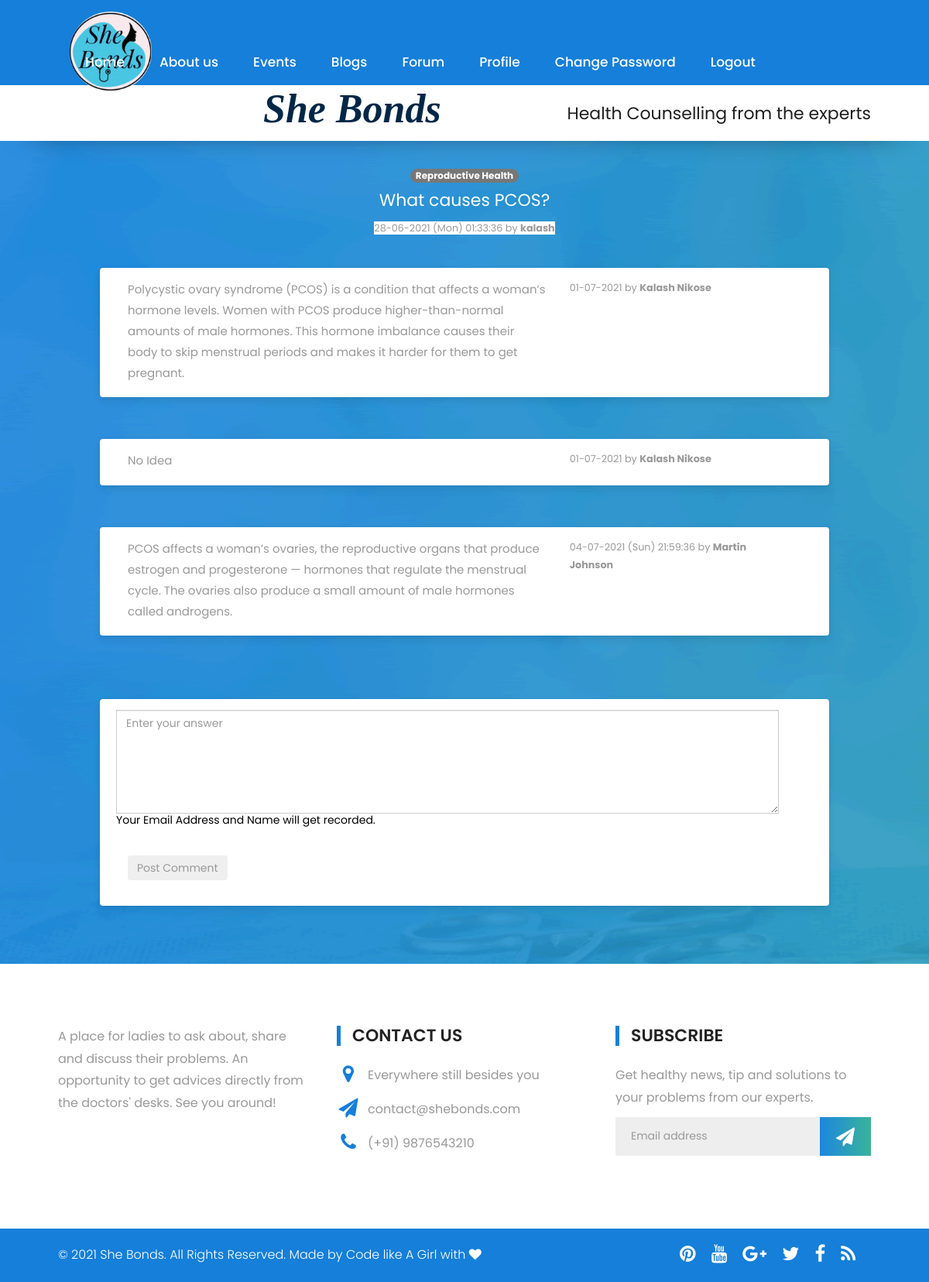
Page /post.php?id=1 (signed in) on the committed database.
### tables this page shows
CREATE TABLE `forum` (
  `id` int(11) NOT NULL,
  `question` varchar(1000) NOT NULL,
  `description` varchar(1000) NOT NULL,
  `author` varchar(1000) NOT NULL,
  `email` varchar(1000) NOT NULL,
  `topic` varchar(1000) NOT NULL,
  `time` varchar(1000) NOT NULL
);

CREATE TABLE `comments` (
  `serid` int(11) NOT NULL,
  `post_id` int(11) NOT NULL,
  `author` int(11) NOT NULL,
  `comment` varchar(2000) NOT NULL,
  `time` varchar(1000) NOT NULL
);

CREATE TABLE `user_details` (
  `UserNo` int(10) NOT NULL,
  `UserID` varchar(10) NOT NULL,
  `UserFullName` varchar(80) NOT NULL,
  `UserPassword` varchar(12) NOT NULL,
  `UserType` varchar(11) NOT NULL,
  `UserEmail` varchar(50) NOT NULL,
  `UserImage` longblob NOT NULL,
  `UserImageName` varchar(50) NOT NULL,
  `userphone` varchar(10) DEFAULT NULL,
  `userdob` date DEFAULT NULL,
  `userage` int(2) DEFAULT NULL,
  `Speciality` varchar(100) NOT NULL
);

### post.php (the view, shortened to what this page needs)
<?php
  include 'session.php';
?>
<!DOCTYPE html>
<html lang="en">
   <link rel="stylesheet" href="css/bootstrap.min.css">
   <link rel="stylesheet" href="style.css">
   <link rel="stylesheet" href="css/colors.css">
   <link rel="stylesheet" href="css/versions.css">
   <link rel="stylesheet" href="css/responsive.css">
   <link rel="stylesheet" href="css/custom.css">
   </head>
   <body class="clinic_version">
      <div id="service" class="services wow fadeIn">
         <div class="container">
           <div class="heading">
               <h2>Post Your Question Here </h2>
            </div>
            <div class="row">
                  <div class="container">
     <?php
         $con = mysqli_connect("localhost","root","");
        mysqli_select_db($con,"forum");
        $q = $_GET['id'];
        $insert_query = "select * from forum where id=$q";
        $res=mysqli_query($con, $insert_query);
           $arr=mysqli_fetch_array($res);
        $qq=$arr['question'];
        $dd=$arr['description'];
        $aa=$arr['author'];
        $cc=$arr['topic'];
        $tt=$arr['time'];
            ?>
            <div class="conti">
            <h3><span class="badge badge-light" style="color: white;"><?php echo $cc; ?></span></h3>
            <div class="list-group">
                <div class="d-flex w-100 justify-content-between">
                    <h2 class="display-4" style="color: white;"> <?php echo $qq ?></h2>
                        <small style="background-color: white;"><?php echo $tt ; ?> by <b><?php echo $aa; ?></b></small>
                </div>
                <h5><p style="color: white;" class="mb-1"><?php echo $dd ; ?></p></h5>
            </div>
            </div>
            <?php
    $insert_query1 = "select * from comments where post_id=$q";
        $res1=mysqli_query($con, $insert_query1);
        if(mysqli_num_rows($res1)>0){
           while($row1=mysqli_fetch_assoc($res1)){
             $selectFuser="select * from user_details where UserNo=$row1[author]";
              $resUser=mysqli_query($con, $selectFuser);
              $rowUser=mysqli_fetch_assoc($resUser);
            echo "<div class=\"card bg-light border-secondary\">
            <div class=\"card-body\">
            <div class=\"row no-gutters\">
            <div class=\"col-12 col-sm-6 col-md-8\">$row1[comment]</div>
            <div class=\"col-6 col-md-4\"><small>$row1[time] by <b>$rowUser[UserFullName]</b></small></div>
            </div>
            </div>
            </div>
<br>
            <br>
            "
            ;
           }
           }
        else{
            echo "<div class=\"container\"><center>No Comments posted</center></div>";
        }
        ?>
            <br>
            <div class="card bg-light border-dark"><div class="card-body">
            <form action="#" method="post">
            <div class="row">
                <div class="input-group col-md-12">
                <textarea class="form-control" rows="6" id="comment"  name="comment" placeholder="Enter your answer" aria-label="Recipient's username" aria-describedby="basic-addon2"></textarea>
                </div>
                <h5 style="color: black;">Your Email Address and Name will get recorded.</h5>
            </div>
            <br>
                <div class="input-group " >
                <button position="center" class="btn btn-outline-dark" type="submit" name="submit">Post Comment</button>
                </div>
            </form>
            </div></div>
    </div>
              </div>
         </div>
      </div>
 <footer id="footer" class="footer-area wow fadeIn">
      <div class="container">
         <div class="row">
            <div class="col-md-4">
               <div class="logo padding">
                  <p>A place for ladies to ask about, share and discuss their problems. An opportunity to get advices
                     directly from the doctors' desks. See you around!</p>
               </div>
            </div>
            <div class="col-md-4">
               <div class="footer-info padding">
                  <h3>CONTACT US</h3>
                  <p><i class="fa fa-map-marker" aria-hidden="true"></i> Everywhere still besides you</p>
                  <p><i class="fa fa-paper-plane" aria-hidden="true"></i> contact@shebonds.com</p>
                  <p><i class="fa fa-phone" aria-hidden="true"></i> (+91) 9876543210</p>
               </div>
            </div>
            <div class="col-md-4">
               <div class="subcriber-info">
                  <h3>SUBSCRIBE</h3>
                  <p>Get healthy news, tip and solutions to your problems from our experts.</p>
                  <div class="subcriber-box">
                     <form id="mc-form" class="mc-form">
                        <div class="newsletter-form">
                           <input type="email" autocomplete="off" id="mc-email" placeholder="Email address"
                              class="form-control" name="EMAIL">
                           <button class="mc-submit" type="submit"><i class="fa fa-paper-plane"></i></button>
                        </div>
                     </form>
                  </div>
               </div>
            </div>
         </div>
      </div>
   </footer>
   <div class="copyright-area wow fadeIn">
      <div class="container">
         <div class="row">
            <div class="col-md-8">
               <div class="footer-text">
                  <p>© 2021 She Bonds. All Rights Reserved. Made by Code like A Girl with <i class="fa fa-heart"
                        aria-hidden="true"></i></p>
               </div>
            </div>
            <div class="col-md-4">
               <div class="social">
                  <ul class="social-links">
                     <li><a href=""><i class="fa fa-rss"></i></a></li>
                     <li><a href=""><i class="fa fa-facebook"></i></a></li>
                     <li><a href=""><i class="fa fa-twitter"></i></a></li>
                     <li><a href=""><i class="fa fa-google-plus"></i></a></li>
                     <li><a href=""><i class="fa fa-youtube"></i></a></li>
                     <li><a href=""><i class="fa fa-pinterest"></i></a></li>
                  </ul>
               </div>
            </div>
         </div>
      </div>
   </div>
</body>
</html>

### session.php (shortened to what this page needs)
<?php
if (isset($_SESSION['UserFullName'])!=null){
	$utype=$_SESSION['UserType'];
	if($utype=='Student'){ ?>
		<header>
			<div class="header-bottom wow fadeIn">
				<div class="container">
					<a class="navbar-brand" href=""><img src="images/logo.png" alt="image"></a>
					<nav class="main-menu">
					<div id="navbar" class="navbar-collapse collapse">
						<ul class="nav navbar-nav">
							<li><a  href="home.php">Home</a></li>
							<li><a data-scroll href="about_us.html">About us</a></li>
							<li><a data-scroll href="events.php">Events</a></li>
							<li><a data-scroll href="blog.php">Blogs</a></li>
							<li><a data-scroll href="forum.php">Forum</a></li>
							<li><a data-scroll href="my_profile.php">Profile</a></li>
							<li><a data-scroll href="change_password.php">Change Password</a></li>
							<li><a data-scroll href="logout.php">Logout</a></li>
						</ul>
					</div>
					</nav>
				</div>
			</div>
			<div class="container">
				<div class="header-heading">
					<h1 style="text-align:left;float:left;" id="shebonds">She Bonds</h1>
					<h2 style="text-align:right;float:right;" id="tagline">Health Counselling from the experts</h2>
				</div>
			</div>
		</header>
   <?php
	}
}
?>

### style.css (style rules this page uses)
body { color: #999; font-size: 15px; font-family: 'Source Sans Pro', sans-serif; line-height: 1.80857; }
a { color: #1f1f1f; text-decoration: none !important; outline: none !important; -webkit-transition: all .3s ease-in-out; -moz-transition: all .3s ease-in-out; -ms-transition: all .3s ease-in-out; -o-transition: all .3s ease-in-out; transition: all .3s ease-in-out; }
h1, h2, h3, h4, h5, h6 { letter-spacing: 0; font-weight: normal; position: relative; padding: 0 0 10px 0; font-weight: normal; line-height: 120% !important; color: #1f1f1f; margin: 0 }
h1 { font-size: 24px }
h2 { font-size: 22px }
h3 { font-size: 18px }
h5 { font-size: 14px }
a { color: #1f1f1f; text-decoration: none; outline: none; }
a, .btn { text-decoration: none !important; outline: none !important; -webkit-transition: all .3s ease-in-out; -moz-transition: all .3s ease-in-out; -ms-transition: all .3s ease-in-out; -o-transition: all .3s ease-in-out; transition: all .3s ease-in-out; }
.navbar-nav li { position: relative; }
.btn { border: 0 !important; }

### css/versions.css (style rules this page uses)
body.clinic_version { font-family: 'Roboto', sans-serif; }

### css/responsive.css (style rules this page uses)
@media (max-width: 1200px) { .container { width: 90%; } }

### css/custom.css (style rules this page uses)
* { font-family: 'Poppins', sans-serif; }
h1,h2,h3,h4,h5,h6 { font-family: 'Poppins', sans-serif; }
p { font-family: 'Poppins', sans-serif; font-size: 16px; font-weight: 300; }
.navbar-brand img { width: 106px; align-items: center; }
.header-bottom { float: left; width: 100%; background: #157fda; }
header { float: right; width: 100%; position: fixed; z-index: 5; background: #fff; box-shadow: 0 20px 40px -40px #000; top: 0; }
.header-bottom nav.main-menu { margin: 0; padding: 0; border: none; background: transparent; float: left; }
.header-bottom nav.main-menu ul.nav.navbar-nav > li a { color: #fff; font-size: 15px; padding: 20px 20px; text-transform: uppercase; letter-spacing: 0; font-weight: 700; }
.header-heading { float: left; width: 100%; display: inline; }
.header-heading h1 { margin: 0 0 0 265px; font-size: 52px; font-style: italic; font-weight: bold; font-family: Georgia, 'Times New Roman', Times, serif; color: #002747; }
.header-heading h2 { margin: 24px 0 0 0; }
.heading { text-align: center; float: left; width: 100%; margin: 0 0 50px 0; }
.heading h2 { font-size: 35px; text-transform: none; font-weight: 400; letter-spacing: -1px; color: #333; margin: 5px 0; padding: 0; position: relative; }
.heading h2::after { width: 50px; height: 4px; background: #39b49b; content: ""; display: block; margin: 10px auto 0; }
.services { width: 100%; background: linear-gradient(to right, #1d86df 0%, #39b49a 100%); padding: 75px 0; }
.services { width: 100%; background: url('../images/service-bg.png'); padding: 75px 0; background-size: cover; background-attachment: fixed; background-repeat: no-repeat; float:left; width:100%; }
.footer-info h3 { font-size: 16px; font-weight: 400; color: #fff; }
.footer-area { background: #fff; padding: 80px 0px; color: #fff; font-size: 14px; float: left; width: 100%; }
.footer-area p { color: #999; font-size: 16px; font-weight: 400; }
.footer-info { float: left; width: 100%; margin: 0; padding: 0; position: relative; }
.footer-info h3, .subcriber-info h3 { color: #222; font-size: 22px; font-weight: 600; border-left: solid #157fda 5px; padding: 0 0 0 15px; margin-bottom: 24px; }
.copyright-area { padding: 20px 0px; background: #157fda; color: #fff; float:left; width:100%; }
.footer-text p { margin: 0; }
.footer-text p { margin: 0; color: #fff; }
.social-links li a i { color: #fff; font-size: 24px; margin-right: 20px; }
.footer-info i { position: absolute; left: 0; font-size: 25px; width: 30px; text-align: center; color: #157fda; }
.footer-info p { padding-left: 40px; margin-bottom: 15px; }
.social-links { padding: 0; list-style: none; float: left; width: 100%; margin:0; }
.social-links { float:left; }
.social-links li { float: right; margin: 0; }
.footer-info p { padding-left: 40px; }
.newsletter-form input { height: 50px; width: 80%; padding: 5px 20px; background: #eee; float: left; border-radius: 0; border: none; box-shadow: none; }
.newsletter-form .mc-submit { height: 50px; width: 20%; font-weight: bold; color: #fff; background: linear-gradient(to right, #1d86df 0%, #39b49a 100%); border: none; font-size: 24px; position: relative; float: left; text-align: center; }
.header-bottom nav.main-menu ul.nav.navbar-nav > li a { color: #fff; font-size: 17px; padding: 20px 20px; text-transform: none; letter-spacing: 0; font-weight: 500; margin-right: 5px; }

### rows in the picture
forum: topic "Reproductive Health", question "What causes PCOS?", time "28-06-2021 (Mon) 01:33:36", author "kalash"
comments: comment "Polycystic ovary syndrome (PCOS) is a condition that affects a woman’s hormone levels. Women with PCOS produce higher-than-normal amounts of male hormones. This hormone imbalance causes their body to skip menstrual periods and makes it harder for them to get pregnant.", time "01-07-2021", user_details.UserFullName "Kalash Nikose"
comments: comment "No Idea", time "01-07-2021", user_details.UserFullName "Kalash Nikose"
comments: comment "PCOS affects a woman’s ovaries, the reproductive organs that produce estrogen and progesterone — hormones that regulate the menstrual cycle. The ovaries also produce a small amount of male hormones called androgens.", time "04-07-2021 (Sun) 21:59:36", user_details.UserFullName "Martin Johnson"
